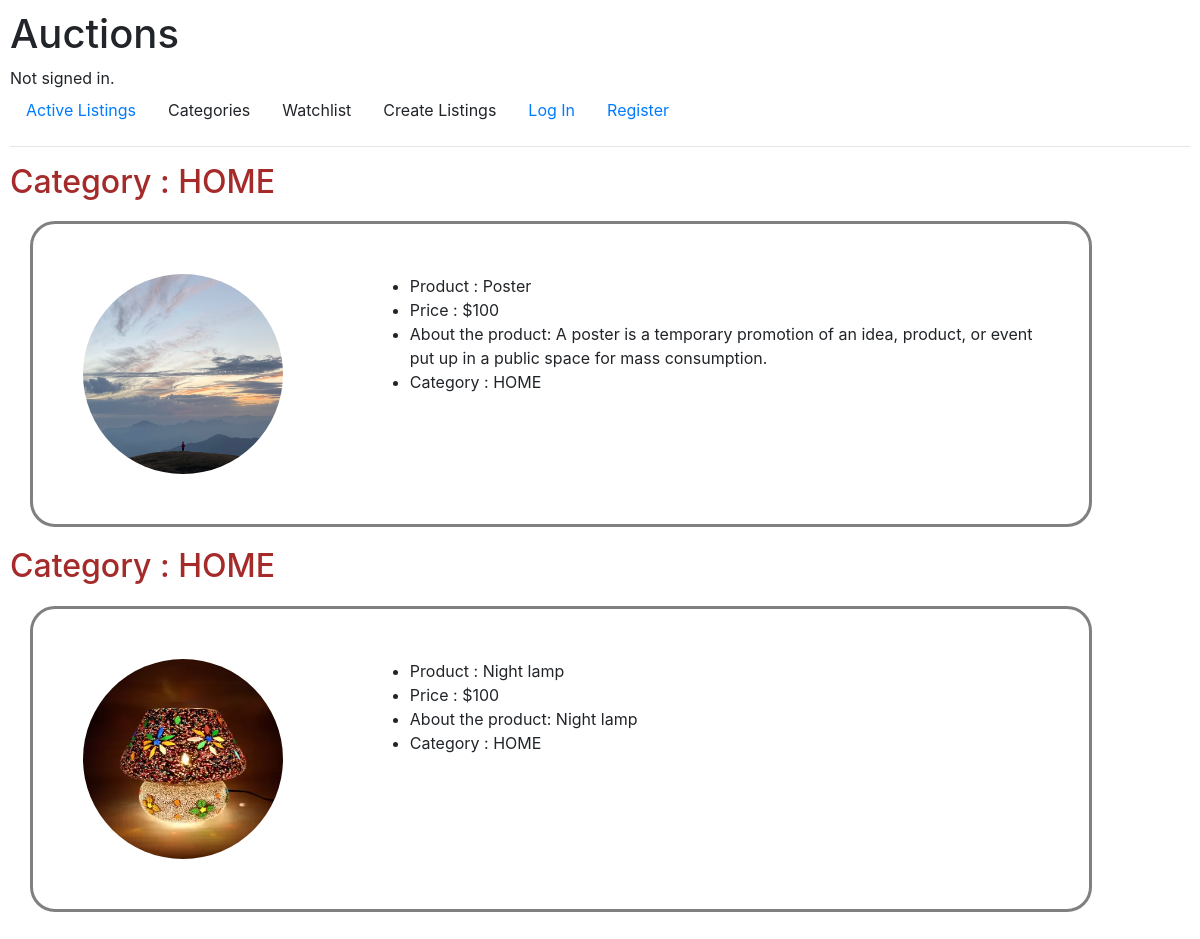
The page /category/HOME on the database its author committed.
### auctions/models.py (models this page shows)
class AuctionListing(models.Model):
    user = models.ForeignKey(User,on_delete=models.CASCADE,null=True)
    title = models.CharField(max_length=30)
    description = models.CharField(max_length=500)
    bid= models.IntegerField(null=False)
    image = models.ImageField(upload_to = "media/")
    options = (
        ("FASHION","fashion"),
        ("TOYS","toys"),
        ("ELECTRONICS","electronics"),
        ("HOME","home"),
        ("OTHER","other")
    )
    category = models.CharField(max_length=15, choices=options,default="None")
    active=models.BooleanField(default=True)

### auctions/views.py (the view)
# urls.py: path("category/<str:category>",views.category,name="category"),
def category(request,category):
    category=AuctionListing.objects.filter(category=category)
    for cat in category:
        return render(request,"auctions/category.html",
        {
                "category":category,
        })

### auctions/templates/auctions/category.html
{% extends "auctions/layout.html" %} {% block body %} {% for listing in category %}
<h2 style="color:brown;"> Category : {{ listing.category }}</h2>
<div class="main-detailed-div">
    <div style="float: right;width:70%;">
        <ul>
            <li>Product : {{ listing.title }}</li>
            <li>Price : ${{ listing.bid }}</li>
            <li> About the product: {{ listing.description }} </li>
            <li>
                Category : {{ listing.category }}
            </li>
        </ul>
    </div>
    <div>
        <img src="{{ listing.image.url }}" style="width: 200px;height: 200px;border-radius: 100px;"> </img>
    </div>
</div>
{% endfor %} {% endblock %}

### auctions/static/auctions/styles.css (style rules this page uses)
body { padding: 10px; }
.main-detailed-div { background-color: white; width: 90%; border: 3px solid grey; padding: 50px; margin: 20px; border-radius: 25px; }

### rows shown on the page
AuctionListing: category "HOME", title "Poster", bid "100", description "A poster is a temporary promotion of an idea, product, or event put up in a public space for mass consumption.", image (picture)
AuctionListing: category "HOME", title "Night lamp", bid "100", description "Night lamp", image (picture)
